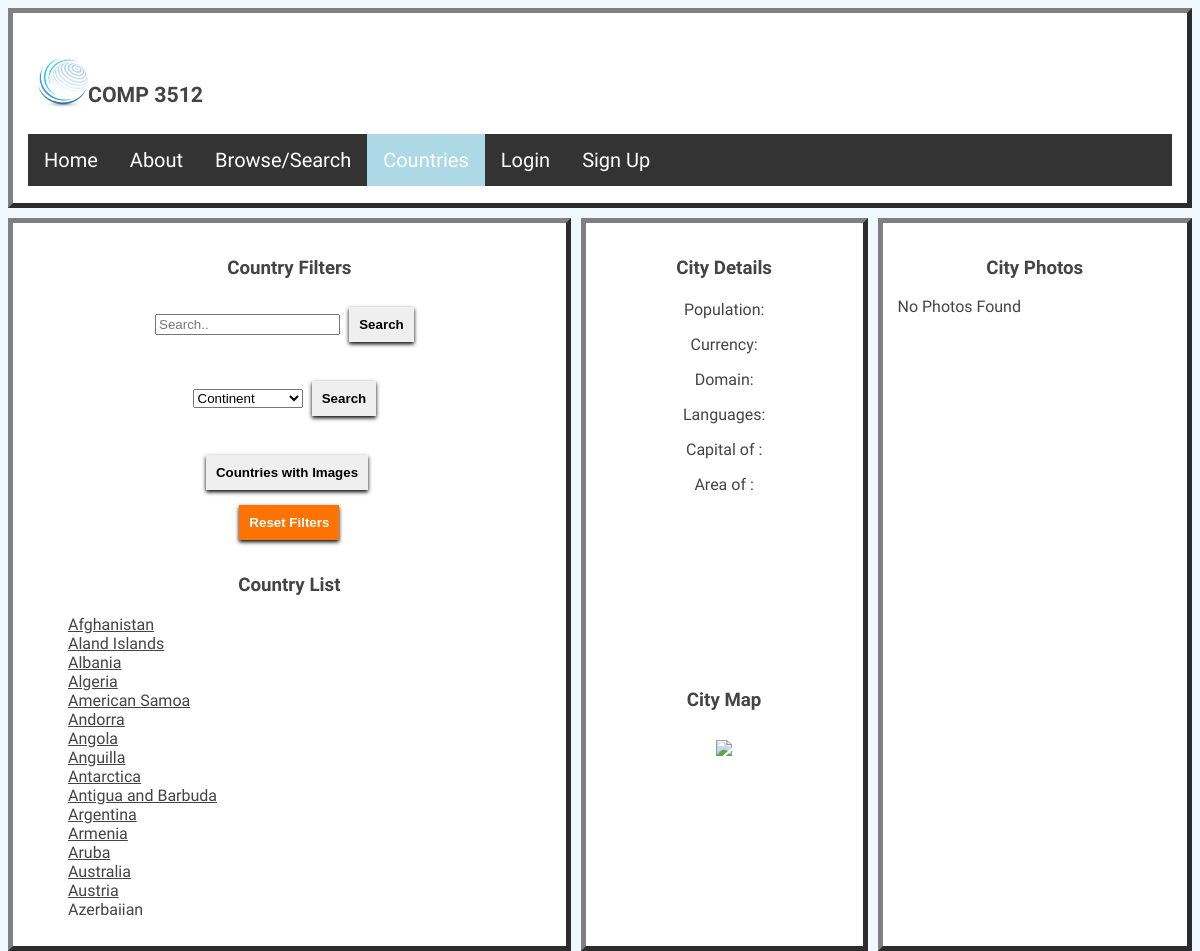
The app's page /single-city.php with its own data.
### tables this page shows
CREATE TABLE `countries` (
  `ISO` varchar(255) NOT NULL,
  `ISONumeric` varchar(255) DEFAULT NULL,
  `CountryName` varchar(255) DEFAULT NULL,
  `Capital` varchar(255) DEFAULT NULL,
  `CityCode` int(11) DEFAULT NULL,
  `Area` varchar(255) DEFAULT NULL,
  `Population` int(11) DEFAULT NULL,
  `Continent` varchar(255) DEFAULT NULL,
  `TopLevelDomain` varchar(255) DEFAULT NULL,
  `CurrencyCode` varchar(255) DEFAULT NULL,
  `CurrencyName` varchar(255) DEFAULT NULL,
  `PhoneCountryCode` varchar(255) DEFAULT NULL,
  `Languages` varchar(255) DEFAULT NULL,
  `Neighbours` varchar(255) DEFAULT NULL,
  `CountryDescription` longtext,
  PRIMARY KEY (`ISO`),
  KEY `CurrencyCode` (`CurrencyCode`),
  KEY `CityCode` (`CityCode`)
);

### db-functions.inc.php (called while the page is built, shortened)
<?php
function runQuery($connection, $sql, $parameters=array())     {
    if (!is_array($parameters)) {
        $parameters = array($parameters);
    }
    $statement = null;
    if (count($parameters) > 0) {
        $statement = $connection->prepare($sql);
        $executedOk = $statement->execute($parameters);
    } else {
        $statement = $connection->query($sql);
        if (!$statement) {
            throw new PDOException;
        }
    }
    return $statement;
}
?>

### single-country-helper.inc.php (the view, shortened to what this page needs)
<?php
  function getCountries($connection){
   try {
   $sql = 'select CountryName, ISO from countries ORDER BY CountryName' ;
   $statement = runQuery($connection,$sql, null);
    while ($gal = $statement->fetch()) {
        echo '<li><a href="single-country.php?iso='.$gal['ISO']. '">'.$gal['CountryName'].'</a></li>';
    }
   }
   catch (PDOException $e) {
       die( $e->getMessage() );
     }
  }
?>

### css/singleCountryStylesheetDesktop.css (style rules this page uses)
#singleCountryBody { display: grid; height: 100vh; grid-auto-columns: repeat(3, 1fr); grid-auto-rows: 200px auto; background-color: aliceblue; grid-gap: 10px; overflow: auto; font-family: 'Libre Franklin', sans-serif; }
#singleCountryCountries a { color: #444; }

### css/singleCountryStylesheetMobile.css (style rules this page uses)
#singleCountryBody { width = 100vh; height: 100vh; background-color: aliceblue; font-family: 'Libre Franklin', sans-serif; overflow: auto; }
#singleCountryCountries a { color: #444; }

### records on screen
countries: CountryName "Afghanistan"
countries: CountryName "Aland Islands"
countries: CountryName "Albania"
countries: CountryName "Algeria"
countries: CountryName "American Samoa"
countries: CountryName "Andorra"
countries: CountryName "Angola"
countries: CountryName "Anguilla"
countries: CountryName "Antarctica"
countries: CountryName "Antigua and Barbuda"
countries: CountryName "Argentina"
countries: CountryName "Armenia"
countries: CountryName "Aruba"
countries: CountryName "Australia"
countries: CountryName "Austria"
countries: CountryName "Azerbaijan"
